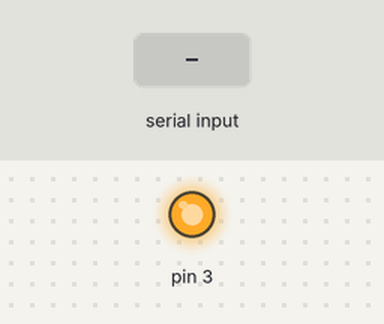
Bench run of a sketch on a simulated Arduino Uno, built with avr-gcc and run on an emulated ATmega328P. Shown: output pins drawn as LEDs (lit = HIGH). Inputs (shaded band) come from the test bench.

Above: at 1.2 s.
1.3 s: "a" received over Serial
At 2.4 s:
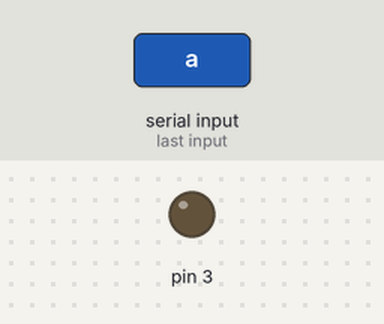
2.8 s: "B" received over Serial
At 3.5 s:
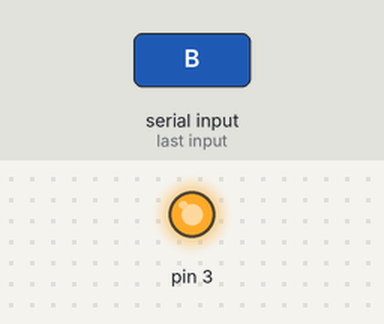
Timing chart, 0 to 5.8 s (numbered marks = the images above; inputs shaded):
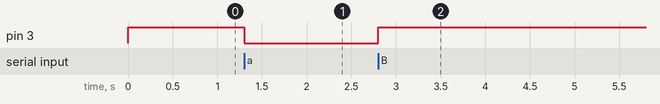

Measured:
- after the input at 1.3 s, pin 3: HIGH → LOW at once
- after the input at 2.8 s, pin 3: LOW → HIGH at once

The sketch:

PRUEBA_MOTOBOMBA_POR_LETRAS.ino
```cpp
#include <Servo.h>
#define RELAY_ON 0
#define RELAY_OFF 1
int letra=0;


void setup() {
Serial.begin (9600);
digitalWrite (3,RELAY_OFF);
pinMode (3,OUTPUT);

}

void loop() {

 if (Serial.available()>0){
  letra=Serial.read ();
 if (letra=='a'){
digitalWrite(3,RELAY_ON);
  } if (letra=='B'){
digitalWrite(3,RELAY_OFF);
  }


 }}
```
